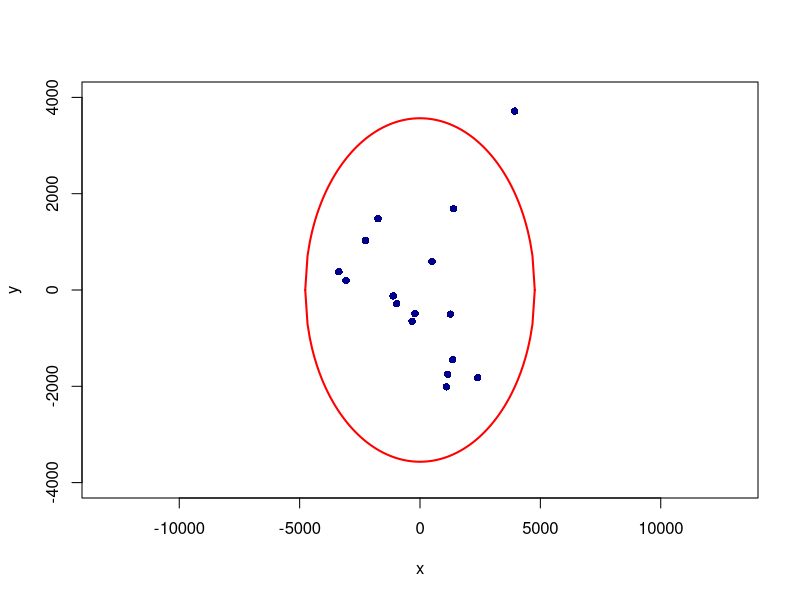
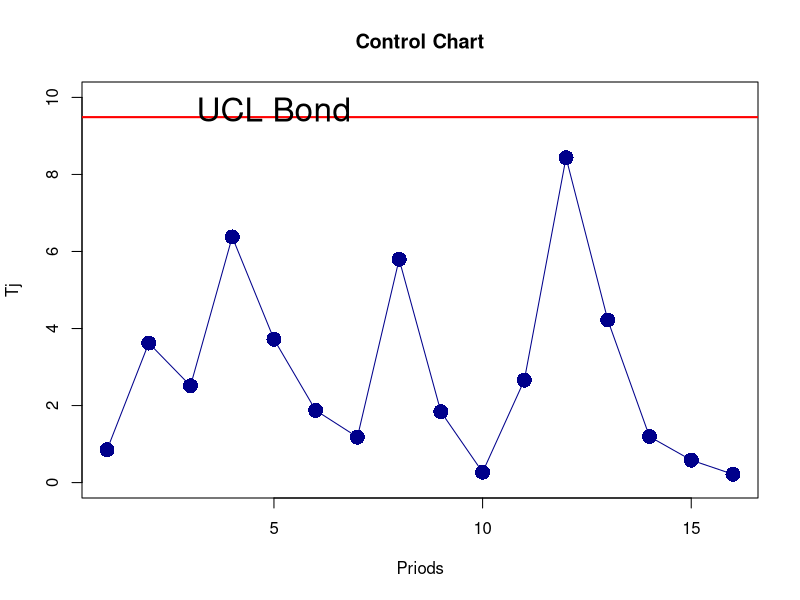
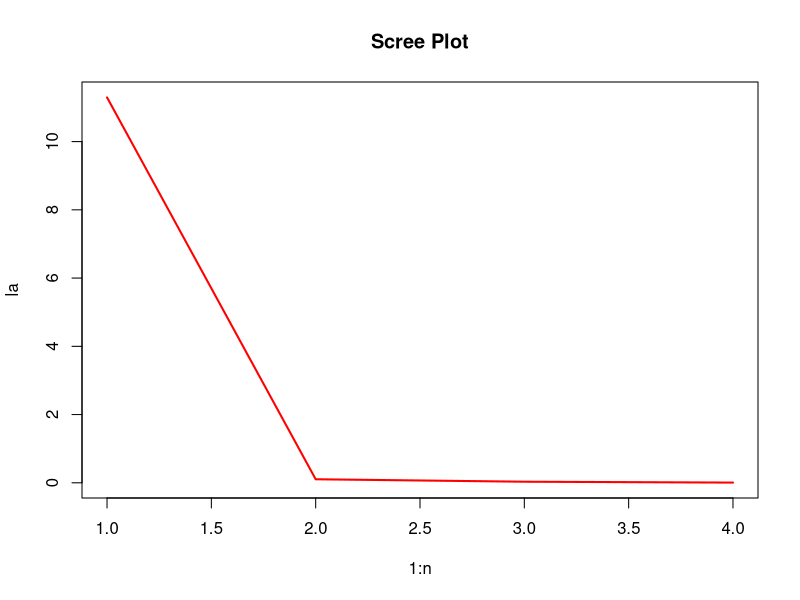
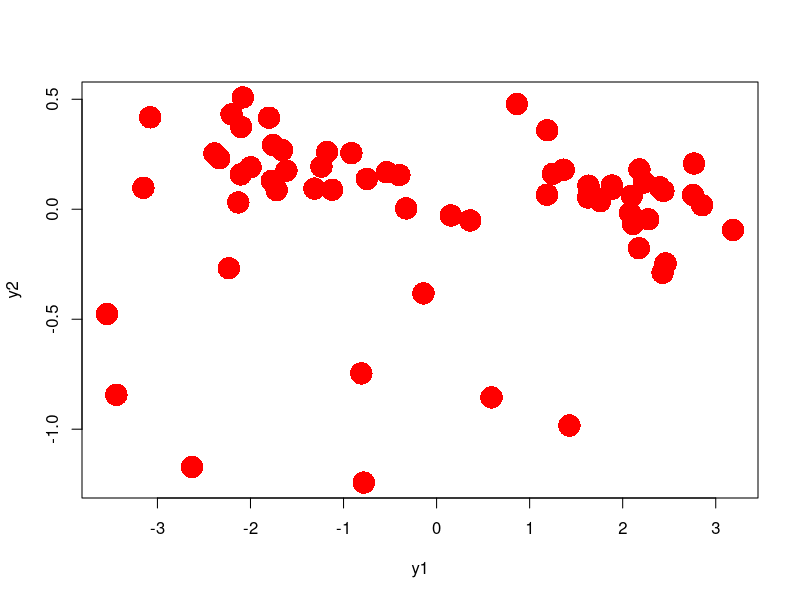

The R script that drew these images, in order:
## ---- chunk 1
#| include: false

options(digits = 4)

## ---- chunk 2
# collate data

x1 = c(2.91, 2.62, 1.72, 3.02, 2.22, 2.36, 1.97, 1.85, 2.01, 1.82, 1.8, 
    4.25, 2.64, 3.17)
x2 = c(2.27, 0.75, 1.11, .81, 2.5, 4.51, 1.03, 2.39, 5.52, 2.18, 2.83, 
    0.84, 1.75, 1.91)
x3 = c(2.265, 0.597, 1.237, 1.649, 2.312, 
    3.641, 1.244, 2.618, 3.147, 1.606,  2.119, 0.798, 1.336, 2.763)
x4 = c(14.2, 13.1, 12.7, 15.2, 14.7, 15.6, 
    13.3, 17, 12.9, 12.2, 13, 13.8, 13.6, 14.9)
x5 = c(5.935, 1.523, 2.599, 4.009, 4.687, 8.044, 2.766, 6.538, 6.451, 
    3.314, 3.777, 1.53, 2.768, 6.585)
x6 = 1:14

dat = data.frame(Median_value_Home = x1, health_service = x2, 
    Total_Occup = x3, Median_Age_School = x4, 
    Papulation_Tot = x5, Region = x6
    )

write.table(dat, './Johnson_Data/Table_8_2.txt', row.names = FALSE)
## ---- chunk 3
#| warning: false

dat2 = dat[, 5:1]
(S <- cov(dat2))

S[, 5] <- 10 * S[, 5]
S[5, ] <- 10 * S[5, ]


print(S)
S2 = S
dimnames(S2) = NULL
print(S2)
## ---- chunk 4
#| warning: false

E <- eigen(S)
la <- E$values
v <- E$vectors

la[1:2]
v[, 1:2]

## ---- chunk 5
#| warning: false

round((sum(la[1:2])/sum(la)) * 100, 2)



cor_mat <- matrix(0, nrow = 2, ncol = 5)

for (i in 1:2) { 
    for (j in 1: 5) {
        temp <- v[, i]
        cor_mat[i, j] <- sqrt(la[i]) * temp[j] / sqrt(S[j, j])
    }
}
cor_mat
## ---- chunk 6
#| warning: false

cumsum(la) / sum(la)
## ---- chunk 7
#| warning: false

dat <- read.table("Johnson_Data/table_1_7.txt", header = FALSE)

names(dat) <- paste("x", 1:6, sep = "_")
head(dat)
head(dat)


## ---- chunk 8
#| warning: false

R <- cor(dat)
S <- cov(dat)


print(R)

print(S)
## ---- chunk 9
Sigg <- diag(S)
print(Sigg)
## ---- chunk 10
Es <- eigen(S)$values
ER <- eigen(R)$values

## Eigen values
print(Es)
print(ER)


## Eigen Vectors 
Vs <- eigen(S)$vectors
print(Vs)

VR <- eigen(R)$vectors
print(VR)

## sort eigenvalues 

Es1 <- sort(Es, decreasing = T)
Er1 <- sort(ER, decreasing = T)

## Table for EigenValues of Covariance Matrix 
round((Es1 / sum(Es1) * 100) , 4)


## table for EigenValues of Correlation Matrix
round((Er1 / sum(Er1) * 100) , 4)
round((cumsum(Er1) / sum(Er1) * 100) , 4)
abs(diff(Er1))


## ---- chunk 11
#| warning: false

mat_cor <- matrix(NA, 4, 6, dimnames = list(Pri = paste("y", 1:4, sep = ""), Var = paste("x", 1:6, sep = "")))

for (i in 1:4) {
    e <- Vs[, i]
    l <- Es[i]
    for (j in 1:6) {
        skk <- Sigg[j]
        mat_cor[i, j] = e[j] * sqrt(l) / sqrt(skk)
    }
}

round(mat_cor, 4)
## ---- chunk 12
# from Example 8-6
xbar = c(39.88, 45.08, 48.11, 49.95)

R = matrix(c(1, 0.7501, 0.6329, 0.6363, 
    0.7501, 1, 0.6925, 0.7386, 0.6329, 0.6925, 1, 
    0.6625, 0.6363, 0.7386, 0.6625, 1), 4, 4)
R

varr <- c(32.9909, 33.5918, 36.5534, 37.3517)

(Lam <- diag(varr))
(S <- Lam %*% R %*% Lam)

E <- eigen(S)

la <- E$values
v <- E$vectors

(cumsum(la)/sum(la))*100

v
## ---- chunk 13
corr <- c(1, 0.491, 0.2636, 0.4653, -.2277, 0.0652, 
0.4919, 1, 0.3127, 0.3506, -.1917, 0.2045, 
0.2635, 0.3127, 1, 0.4108, -.0647, 0.2493, 
0.4653, 0.3506, 0.4108, 1, -.2249, 0.2293, 
-.2277, -.1917, -.0647, -.2249, 1, -.2144, 
0.0652, 0.2045, 0.2493, 0.2293, -.2144, 1)

R <- matrix(corr, ncol = 6, nrow = 6, byrow = TRUE)
R

model1 <- princomp(covmat = R[1:4, 1:4])
print(model1)
summary(model1)
model1$loadings

## ---- chunk 14
model2 <- princomp(covmat = R)
print(model2)
summary(model2)
model2$loadings
## ---- chunk 15
#| warning: false
#| fig-height: 9
#| fig-width: 9

options(digits = 5)


dat <- read.table(file = "Johnson_Data/table_5_8.txt", 
            header = FALSE) 
names(dat) <- paste0("x", 1:6)
head(dat)


S <- cov(dat)
S

model <- princomp(dat, cor = FALSE,
            score = TRUE)
model
summary(model)
model$loadings[]
slambda <- model$sdev
slambda
lambda2 <- slambda^2
Y <- model$scores
head(Y)
cc <- qchisq(0.95, df = 2)
cc
l1 <- lambda2[1]; 
l2 <- lambda2[2]
fun1 <- function(x) sqrt(l2 * (cc - x^2/l1))
fun2 <- function(x) - sqrt(l2 * (cc - x^2 / l1))

dat2 <- data.frame(x = Y[, 1], y = Y[, 2])
plot(y ~ x, data = dat2, pch = 16, col = "darkblue", 
        xlim = c(-5000, 5000), 
        ylim = c(-4000, 4000), asp = 2)
    curve(fun1, -sqrt(cc * l1), sqrt(cc * l1), add = TRUE, 
            lwd = 2, col = "red")
    curve(fun2, -sqrt(cc * l1), sqrt(cc * l1), add = TRUE, 
            lwd = 2, col = "red")
    
## ---- chunk 16
#| warning: false

dat <- read.table("Johnson_Data/table_5_8.txt", header = F)
head(dat)
R <- cor(dat)

model <- princomp(dat, cor = TRUE, scores = TRUE)

summary(model)

Y <- model$loadings[]

Y <- model$scores

l <- eigen(R)$values

l2 <- l[3:6]
yy <- Y[, 3:6]
for (i in 4) {
    yy[, i] <- 1/sqrt(l2[i]) * yy[, i]
}
new_y <- apply(yy, 1, function(x) sum(x^2))

UCL <- qchisq(0.95, df = 4)

time <- 1:16


# library(httpgd); hgd(); hgd_browse()
plot(x = time, y = new_y, xlab = "Priods", ylab = "Tj", 
            main = "Control Chart", type = "o", 
                col = "darkblue", pch = 16, cex = 2, ylim = c(0, 10))
abline(h = UCL, lwd = 2, col = "red")
text(x = 5, y = UCL + 0.2, label = "UCL Bond", cex = 2)

## ---- chunk 17
#| warning: false

datt <- data.frame(
    Y1 = c(21.312, 21.206, 20.709, 19.542, 20.449, 
    20.841, 19.06, 18.597, 19.346, 18.72, 18.587, 19.813, 19.989, 
    19.116, 18.769, 18.708, 19.323, 17.433, 19.195, 19.436, 20.136, 
    16.74, 18.589, 19.422, 24.42, 25.288, 26.119, 23.113, 25.209, 
    25.444, 23.699, 24.303, 24.793, 23.438, 24.197, 24.741, 24.17, 
    24.174, 25.052, 23.846, 24.822, 25.2, 23.695, 24.941, 25.007, 
    21.183, 21.875, 22.095, 25.166, 24.56, 22.007, 21.115, 26.194, 
    25.674, 25.93, 21.39, 18.441, 16.441, 16.294, 20.289, 17.163, 
    20.289), 
    Y2 = c(7.039, 6.979, 6.779, 6.601, 6.795, 6.919, 6.447, 
    6.261, 6.572, 6.455, 6.295, 6.775, 6.737, 6.512, 6.335, 6.271, 
    6.55, 5.948, 6.213, 6.387, 6.725, 6.168, 6.531, 6.615, 7.874, 
    8.034, 8.222, 7.288, 7.955, 8.045, 7.593, 7.775, 8.123, 7.65, 
    7.794, 7.996, 7.766, 7.877, 8.287, 7.639, 8.041, 8.27, 7.46, 
    7.929, 8.081, 7.156, 7.336, 7.447, 7.913, 7.854, 8.259, 7.913, 
    8.454, 8.208, 8.1, 7.475, 6.652, 6.315, 6.572, 7.719, 7.086, 
    7.437), 
    Y3 = c(5.326, 5.237, 5.06, 4.479, 4.912, 5.108, 4.246, 
    4.032, 4.358, 4.072, 4.068, 4.604, 4.686, 4.299, 4.089, 3.978, 
    4.404, 3.486, 4.3, 4.404, 4.723, 3.201, 3.989, 4.382, 6.999, 
    7.406, 7.771, 6.329, 7.296, 7.477, 6.609, 6.861, 7.202, 6.457, 
    6.833, 7.152, 6.846, 6.826, 7.332, 6.615, 7.129, 7.356, 6.567, 
    7.286, 7.287, 5.388, 5.762, 5.79, 7.211, 7.02, 7.322, 6.557, 
    7.816, 7.534, 7.669, 5.294, 3.946, 2.997, 3.017, 4.866, 3.396, 
    4.859), 
    Y4 = c(0.932, 0.871, 0.742, 0.513, 0.577, 0.784, 0.358, 
    0.215, 0.432, 0.372, 0.239, 0.637, 0.779, 0.588, 0.47, 0.457, 
    0.588, 0.104, 0.405, 0.519, 0.652, 0.104, 0.336, 0.432, 1.73, 
    1.873, 1.946, 1.513, 1.792, 1.847, 1.482, 1.583, 1.703, 1.477, 
    1.583, 1.728, 1.615, 1.692, 1.773, 1.56, 1.721, 1.785, 1.543, 
    1.703, 1.787, 0.924, 1.068, 1.182, 1.813, 1.701, 1.169, 0.928, 
    2.145, 2.046, 2.037, 0.875, 0.14, -0.4, -0.478, 0.239, -0.236, 
    0.47))

dim(datt)
S <- cov(datt)

E <- eigen(S)
la <- E$values
v <- E$vectors
n <- length(la)
plot(x = 1:n, y = la, type = "l", main = "Scree Plot", 
        lwd = 2, col = "red")
cumsum(la) / sum(la)
## ---- chunk 18
Model <- princomp(datt, cor = TRUE, scores = TRUE)

Model

summary(Model)
## ---- chunk 19

cor(datt)
## ---- chunk 20
#| warning: false

Y <- Model$scores
dim(Y)
y1 <- Y[, 1]
y2 <- Y[, 2]

plot(x = y1, y = y2, cex = 3, col = "red", pch = 16)
